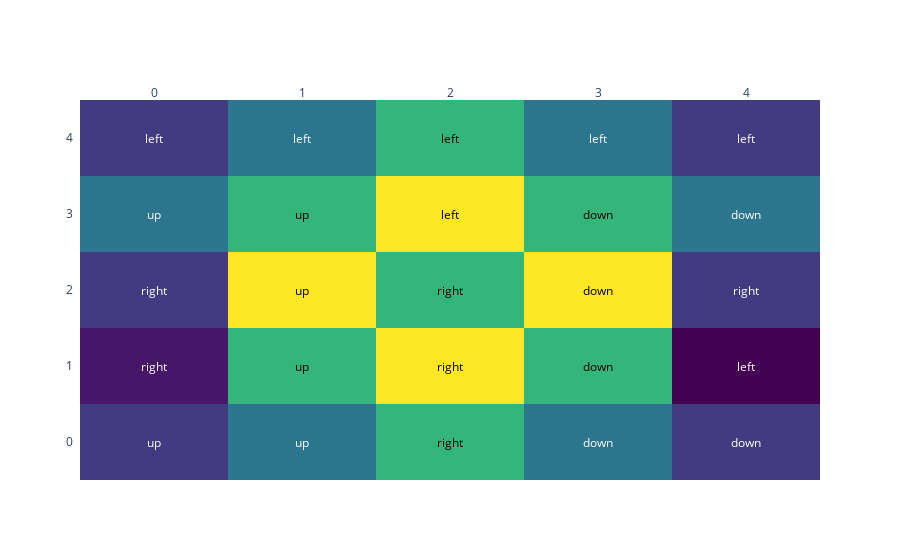

Source (notebook cell):
### Code cell
plot_grid_world(vals, p_calc)

### Figure 1 — Plotly figure (JSON) as saved in the notebook; plotly's stock layout.template omitted (floating-point values rounded to 4 significant figures)
{"data": [{"colorscale": [[0, "#440154"], [0.1111, "#482878"], [0.2222, "#3e4989"], [0.3333, "#31688e"], [0.4444, "#26828e"], [0.5556, "#1f9e89"], [0.6667, "#35b779"], [0.7778, "#6ece58"], [0.8889, "#b5de2b"], [1, "#fde725"]], "reversescale": false, "showscale": false, "type": "heatmap", "x": ["0", "1", "2", "3", "4"], "y": ["0", "1", "2", "3", "4"], "z": [[14.22, 17.78, 22.22, 17.78, 14.22], [12.38, 22.22, 27.78, 22.22, 11.38], [14.22, 27.78, 22.22, 27.78, 14.22], [17.78, 22.22, 27.78, 22.22, 17.78], [14.22, 17.78, 22.22, 17.78, 14.22]]}], "layout": {"annotations": [{"font": {"color": "#FFFFFF"}, "showarrow": false, "text": "up", "x": "0", "xref": "x", "y": "0", "yref": "y"}, {"font": {"color": "#FFFFFF"}, "showarrow": false, "text": "up", "x": "1", "xref": "x", "y": "0", "yref": "y"}, {"font": {"color": "#000000"}, "showarrow": false, "text": "right", "x": "2", "xref": "x", "y": "0", "yref": "y"}, {"font": {"color": "#FFFFFF"}, "showarrow": false, "text": "down", "x": "3", "xref": "x", "y": "0", "yref": "y"}, {"font": {"color": "#FFFFFF"}, "showarrow": false, "text": "down", "x": "4", "xref": "x", "y": "0", "yref": "y"}, {"font": {"color": "#FFFFFF"}, "showarrow": false, "text": "right", "x": "0", "xref": "x", "y": "1", "yref": "y"}, {"font": {"color": "#000000"}, "showarrow": false, "text": "up", "x": "1", "xref": "x", "y": "1", "yref": "y"}, {"font": {"color": "#000000"}, "showarrow": false, "text": "right", "x": "2", "xref": "x", "y": "1", "yref": "y"}, {"font": {"color": "#000000"}, "showarrow": false, "text": "down", "x": "3", "xref": "x", "y": "1", "yref": "y"}, {"font": {"color": "#FFFFFF"}, "showarrow": false, "text": "left", "x": "4", "xref": "x", "y": "1", "yref": "y"}, {"font": {"color": "#FFFFFF"}, "showarrow": false, "text": "right", "x": "0", "xref": "x", "y": "2", "yref": "y"}, {"font": {"color": "#000000"}, "showarrow": false, "text": "up", "x": "1", "xref": "x", "y": "2", "yref": "y"}, {"font": {"color": "#000000"}, "showarrow": false, "text": "right", "x": "2", "xref": "x", "y": "2", "yref": "y"}, {"font": {"color": "#000000"}, "showarrow": false, "text": "down", "x": "3", "xref": "x", "y": "2", "yref": "y"}, {"font": {"color": "#FFFFFF"}, "showarrow": false, "text": "right", "x": "4", "xref": "x", "y": "2", "yref": "y"}, {"font": {"color": "#FFFFFF"}, "showarrow": false, "text": "up", "x": "0", "xref": "x", "y": "3", "yref": "y"}, {"font": {"color": "#000000"}, "showarrow": false, "text": "up", "x": "1", "xref": "x", "y": "3", "yref": "y"}, {"font": {"color": "#000000"}, "showarrow": false, "text": "left", "x": "2", "xref": "x", "y": "3", "yref": "y"}, {"font": {"color": "#000000"}, "showarrow": false, "text": "down", "x": "3", "xref": "x", "y": "3", "yref": "y"}, {"font": {"color": "#FFFFFF"}, "showarrow": false, "text": "down", "x": "4", "xref": "x", "y": "3", "yref": "y"}, {"font": {"color": "#FFFFFF"}, "showarrow": false, "text": "left", "x": "0", "xref": "x", "y": "4", "yref": "y"}, {"font": {"color": "#FFFFFF"}, "showarrow": false, "text": "left", "x": "1", "xref": "x", "y": "4", "yref": "y"}, {"font": {"color": "#000000"}, "showarrow": false, "text": "left", "x": "2", "xref": "x", "y": "4", "yref": "y"}, {"font": {"color": "#FFFFFF"}, "showarrow": false, "text": "left", "x": "3", "xref": "x", "y": "4", "yref": "y"}, {"font": {"color": "#FFFFFF"}, "showarrow": false, "text": "left", "x": "4", "xref": "x", "y": "4", "yref": "y"}], "xaxis": {"dtick": 1, "gridcolor": "rgb(0, 0, 0)", "side": "top", "ticks": ""}, "yaxis": {"dtick": 1, "ticks": "", "ticksuffix": "  "}}}
